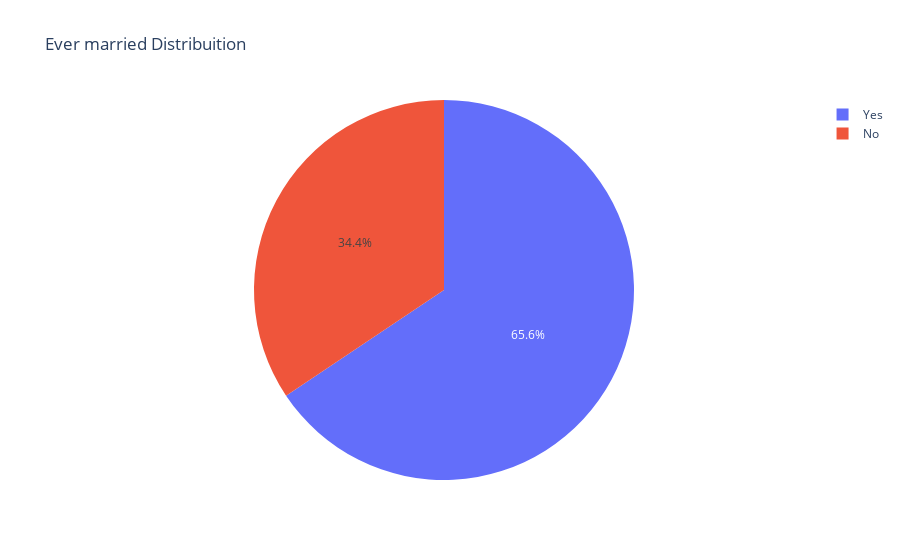

Here is the notebook cell this chart was saved with:
### Code cell
pie_graph(df_eda,'Ever married Distribuition', 'ever_married')

### Figure 1 — Plotly figure (JSON) as saved in the notebook; plotly's stock layout.template omitted (floating-point values rounded to 4 significant figures)
{"data": [{"labels": ["Yes", "No"], "type": "pie", "values": [3353, 1757]}], "layout": {"title": {"text": "Ever married Distribuition"}}}
